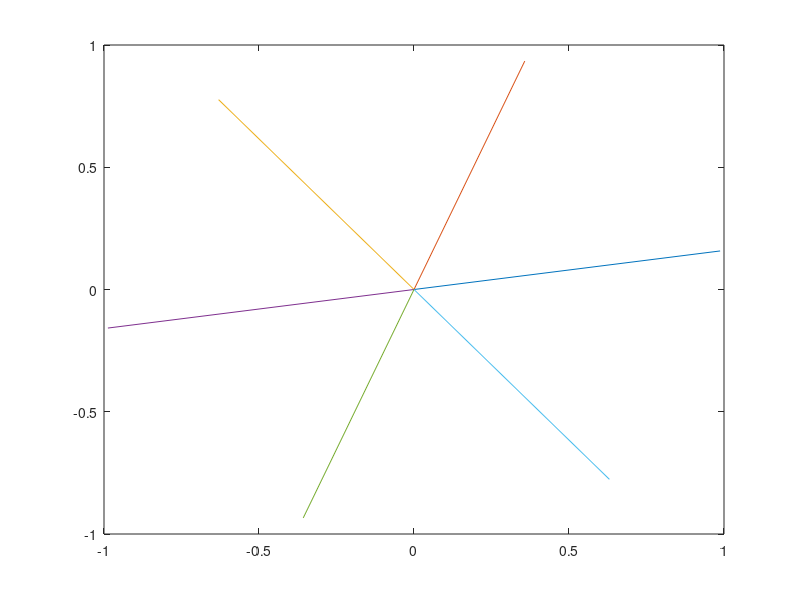
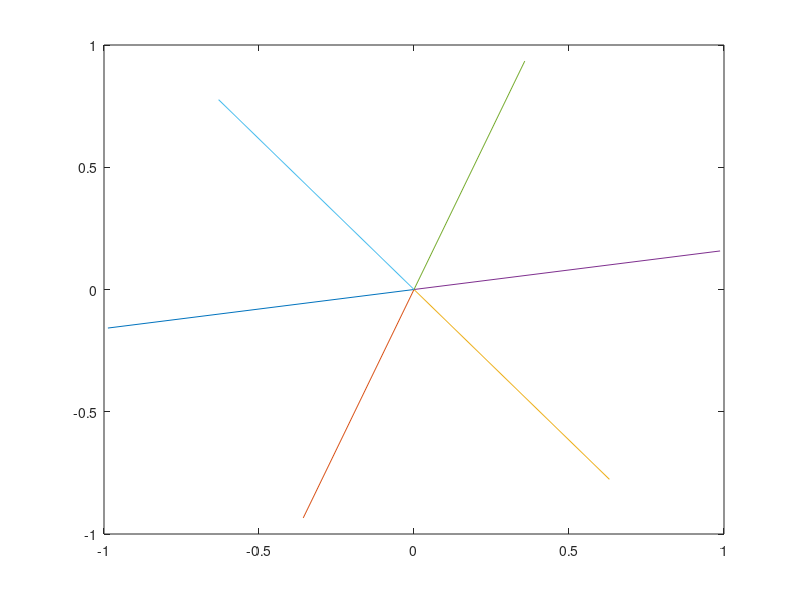
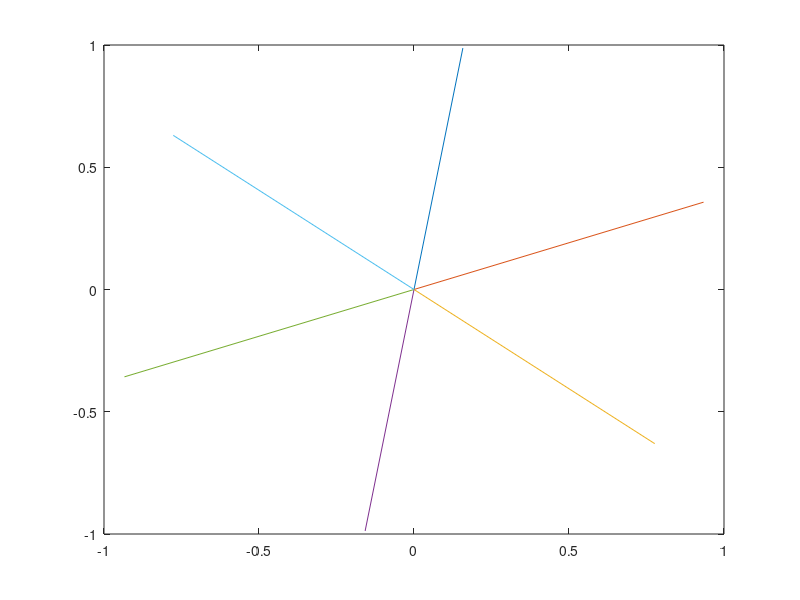
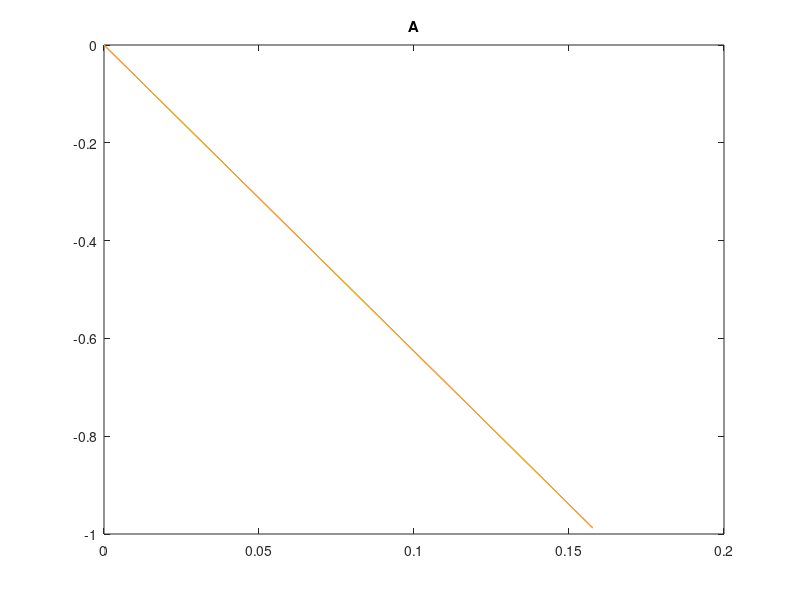

MATLAB code for these plots, in order:
%%task 1
v = rand(2, 1);


unitV = v / norm(v);

M = zeros(2,6); 
M(:,1) = unitV;

for i=2:6
    p = (i-1)*(pi/3);
    R = [cos(p) -sin(p); sin(p) cos(p)];
    M(:,i) = R*unitV ;
end

%% Display
figure(1)
origin = zeros(1,size(M,2)); 
plot([origin; M(1,:)],[origin; M(2,:)]); 




%% task 2

%rotate by value 180
theta = deg2rad(180);

R2 = [cos(theta) -sin(theta); sin(theta) cos(theta)]; 
M2 = zeros(2,6);

for i=1:6
    M2(:, i) = R2*M(:, i);
end

figure(2)
origin = zeros(1,size(M2,2)); 
plot([origin; M2(1,:)],[origin; M2(2,:)]); 

% reflect across y=x


R3 = [0 1; 1 0];
M3 = zeros(2,6);

for i=1:6
    M3(:, i) = R3*M(:, i);
end

figure(3)
origin = zeros(1,size(M3,2)); 
plot([origin; M3(1,:)],[origin; M3(2,:)]);



%% Task 3

% a
theta1a = pi;
theta2a = pi/2;


T1a = [cos(theta1a) -sin(theta1a); sin(theta1a) cos(theta1a)];
T2a = [cos(theta2a) -sin(theta2a); sin(theta2a) cos(theta2a)];

T12a = T1a*T2a;
T21a = T2a*T1a;

resulta = zeros(2,5);
resultaSame = zeros(2,5);
%resulta(:, 1) = unitV;
resulta(:, 2) = T12a * unitV;
resulta(:, 3) = T21a * unitV;


figure(4)

origin = zeros(1,size(resulta,2)); 
plot([origin; resulta(1,:)],[origin; resulta(2,:)]);
title('A')


% b

theta1b = pi/2;

T1b = [cos(theta1b) -sin(theta1b); sin(theta1b) cos(theta1b)];
T2b = [1 0; 0 -1];

T12b = T1b*T2b;
T21b = T2b*T1b;


resultb = zeros(2,3);
%resultb(:, 1) = unitV;
resultb(:, 2) = T12b * unitV;
resultb(:, 3) = T21b * unitV;

figure(5)

origin = zeros(1,size(resultb,2)); 
plot([origin; resultb(1,:)],[origin; resultb(2,:)]);
title('B')
% c 


T1c = [0 1; 1 0];
T2c = [1 0; 0 -1];

T12c = T1c*T2c;
T21c = T2c*T1c;


resultc = zeros(2,3);
%resultc(:, 1) = unitV;
resultc(:, 2) = T12c * unitV;
resultc(:, 3) = T21c * unitV;

figure(6)

origin = zeros(1,size(resultc,2)); 
plot([origin; resultc(1,:)],[origin; resultc(2,:)]);
title('C')
% d


T1d = [1 -2; 0 1];
T2d = [1 0; 2 1];

T12d = T1d*T2d;
T21d = T2d*T1d;


resultd = zeros(2,3);
%resultd(:, 1) = unitV;
resultd(:, 2) = T12d * unitV;
resultd(:, 3) = T21d * unitV;

figure(7)
origin = zeros(1,size(resultd,2)); 
plot([origin; resultd(1,:)],[origin; resultd(2,:)]);
title('D')




